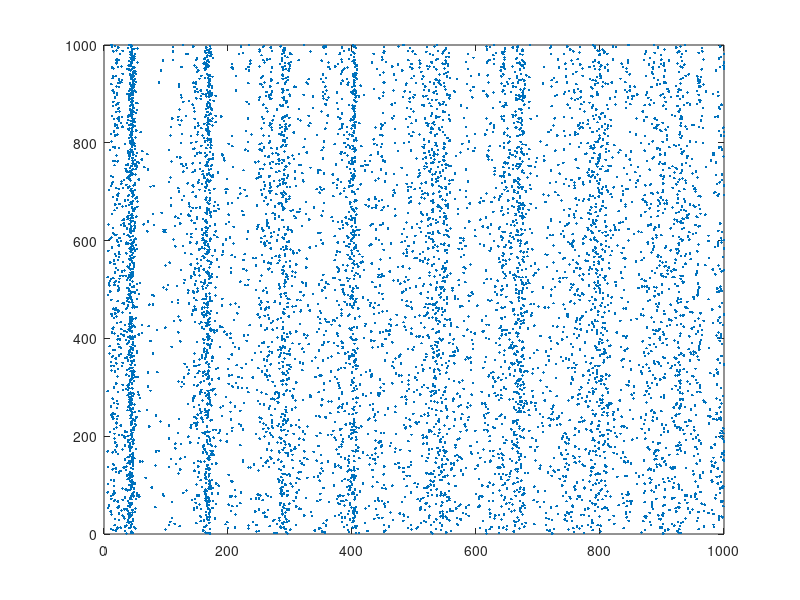

Write the MATLAB code that produced this figure.
% Created by Eugene M. Izhikevich, February 25, 2003
% Excitatory neurons    Inhibitory neurons
Ne=800;                 Ni=200;
re=rand(Ne,1);          ri=rand(Ni,1);
a=[0.02*ones(Ne,1);     0.02+0.08*ri];
b=[0.2*ones(Ne,1);      0.25-0.05*ri];
c=[-65+15*re.^2;        -65*ones(Ni,1)];
d=[8-6*re.^2;           2*ones(Ni,1)];
S=[0.5*rand(Ne+Ni,Ne),  -rand(Ne+Ni,Ni)];

v=-65*ones(Ne+Ni,1);    % Initial values of v
u=b.*v;                 % Initial values of u
firings=[];             % spike timings

for t=1:1000            % simulation of 1000 ms
  I=[5*randn(Ne,1);2*randn(Ni,1)]; % thalamic input
  fired=find(v>=30);    % indices of spikes
  firings=[firings; t+0*fired,fired];
  v(fired)=c(fired);
  u(fired)=u(fired)+d(fired);
  I=I+sum(S(:,fired),2);
  v=v+0.5*(0.04*v.^2+5*v+140-u+I); % step 0.5 ms
  v=v+0.5*(0.04*v.^2+5*v+140-u+I); % for numerical
  u=u+a.*(b.*v-u);                 % stability
end;
plot(firings(:,1),firings(:,2),'.');